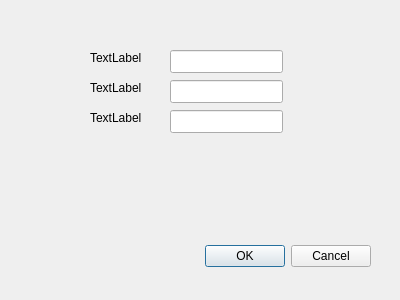
<?xml version="1.0" encoding="UTF-8"?>
<ui version="4.0">
 <class>orcle</class>
 <widget class="QDialog" name="orcle">
  <property name="geometry">
   <rect>
    <x>0</x>
    <y>0</y>
    <width>400</width>
    <height>300</height>
   </rect>
  </property>
  <property name="windowTitle">
   <string>Dialog</string>
  </property>
  <widget class="QDialogButtonBox" name="buttonBox">
   <property name="geometry">
    <rect>
     <x>30</x>
     <y>240</y>
     <width>341</width>
     <height>32</height>
    </rect>
   </property>
   <property name="orientation">
    <enum>Qt::Horizontal</enum>
   </property>
   <property name="standardButtons">
    <set>QDialogButtonBox::Cancel|QDialogButtonBox::Ok</set>
   </property>
  </widget>
  <widget class="QLabel" name="label">
   <property name="geometry">
    <rect>
     <x>90</x>
     <y>50</y>
     <width>53</width>
     <height>16</height>
    </rect>
   </property>
   <property name="text">
    <string>TextLabel</string>
   </property>
  </widget>
  <widget class="QLabel" name="label_2">
   <property name="geometry">
    <rect>
     <x>90</x>
     <y>80</y>
     <width>53</width>
     <height>16</height>
    </rect>
   </property>
   <property name="text">
    <string>TextLabel</string>
   </property>
  </widget>
  <widget class="QLineEdit" name="lineEdit">
   <property name="geometry">
    <rect>
     <x>170</x>
     <y>50</y>
     <width>113</width>
     <height>23</height>
    </rect>
   </property>
  </widget>
  <widget class="QLineEdit" name="lineEdit_2">
   <property name="geometry">
    <rect>
     <x>170</x>
     <y>80</y>
     <width>113</width>
     <height>23</height>
    </rect>
   </property>
  </widget>
  <widget class="QLineEdit" name="lineEdit_3">
   <property name="geometry">
    <rect>
     <x>170</x>
     <y>110</y>
     <width>113</width>
     <height>23</height>
    </rect>
   </property>
  </widget>
  <widget class="QLabel" name="label_3">
   <property name="geometry">
    <rect>
     <x>90</x>
     <y>110</y>
     <width>53</width>
     <height>16</height>
    </rect>
   </property>
   <property name="text">
    <string>TextLabel</string>
   </property>
  </widget>
 </widget>
 <resources/>
 <connections>
  <connection>
   <sender>buttonBox</sender>
   <signal>accepted()</signal>
   <receiver>orcle</receiver>
   <slot>accept()</slot>
   <hints>
    <hint type="sourcelabel">
     <x>248</x>
     <y>254</y>
    </hint>
    <hint type="destinationlabel">
     <x>157</x>
     <y>274</y>
    </hint>
   </hints>
  </connection>
  <connection>
   <sender>buttonBox</sender>
   <signal>rejected()</signal>
   <receiver>orcle</receiver>
   <slot>reject()</slot>
   <hints>
    <hint type="sourcelabel">
     <x>316</x>
     <y>260</y>
    </hint>
    <hint type="destinationlabel">
     <x>286</x>
     <y>274</y>
    </hint>
   </hints>
  </connection>
 </connections>
</ui>
